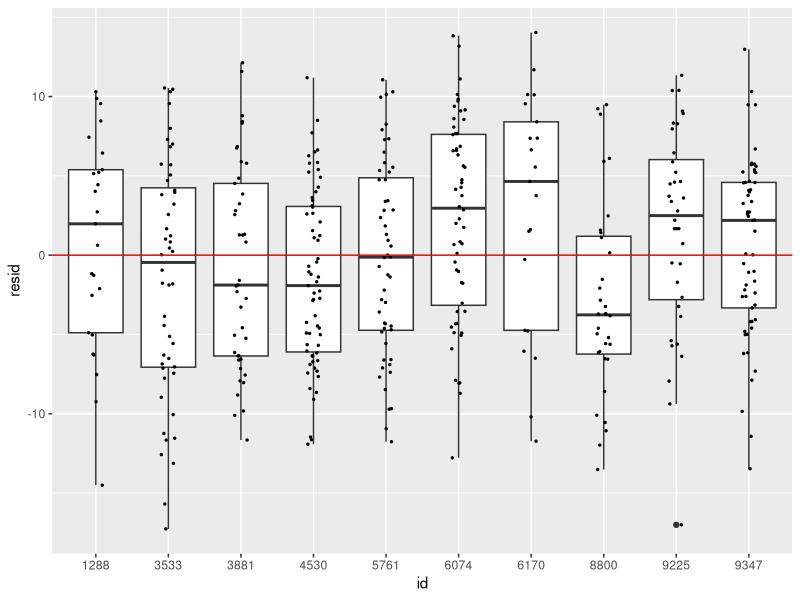
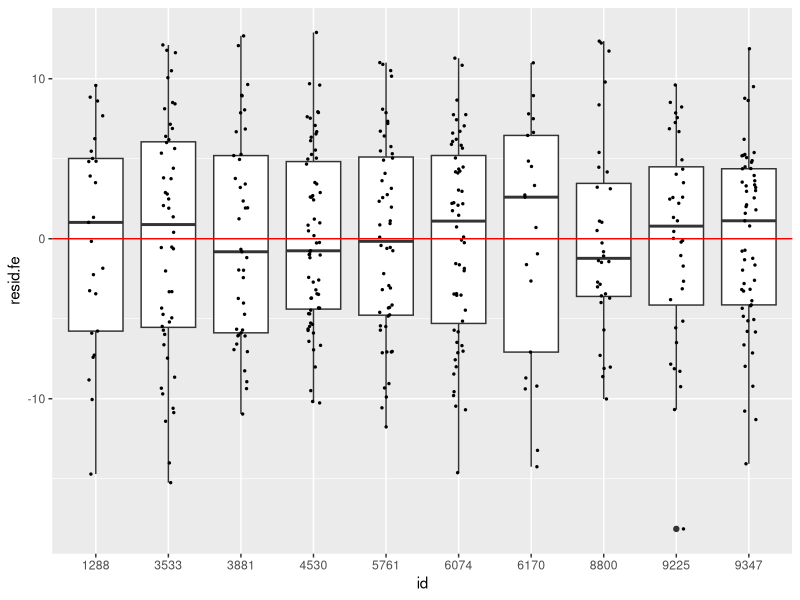
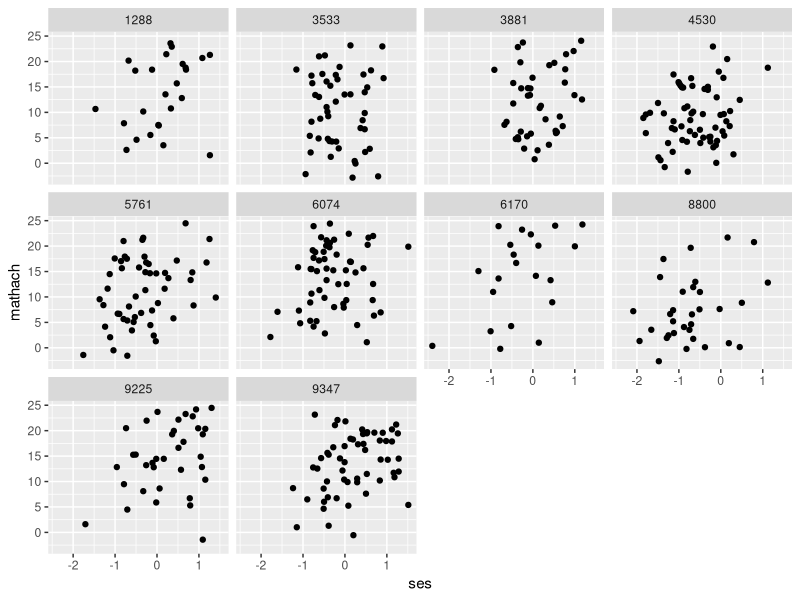
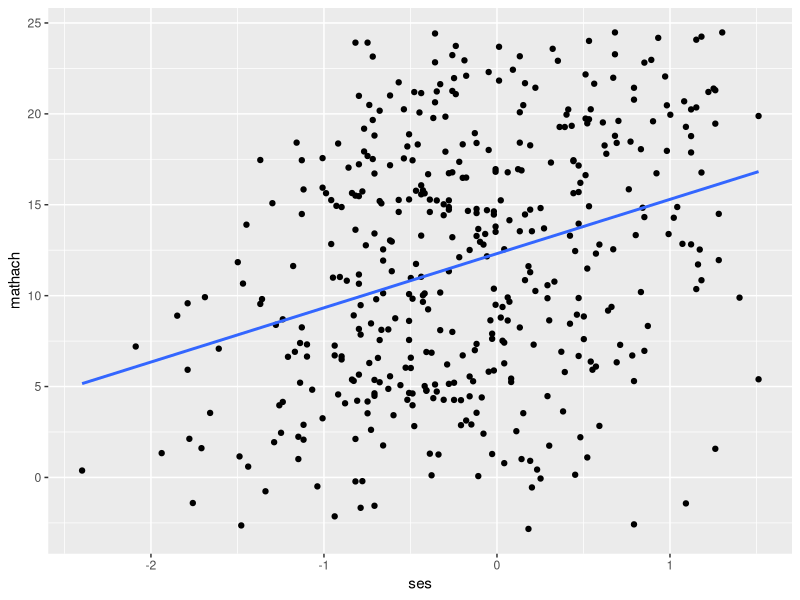
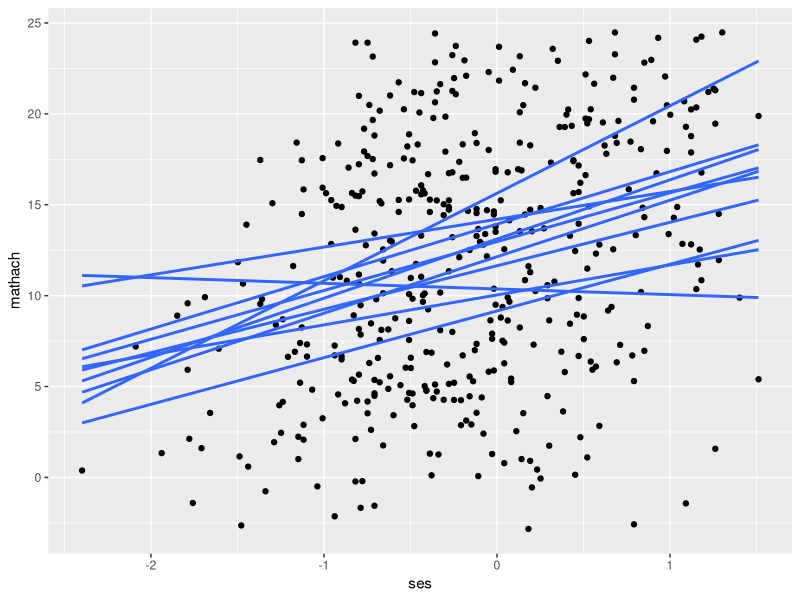
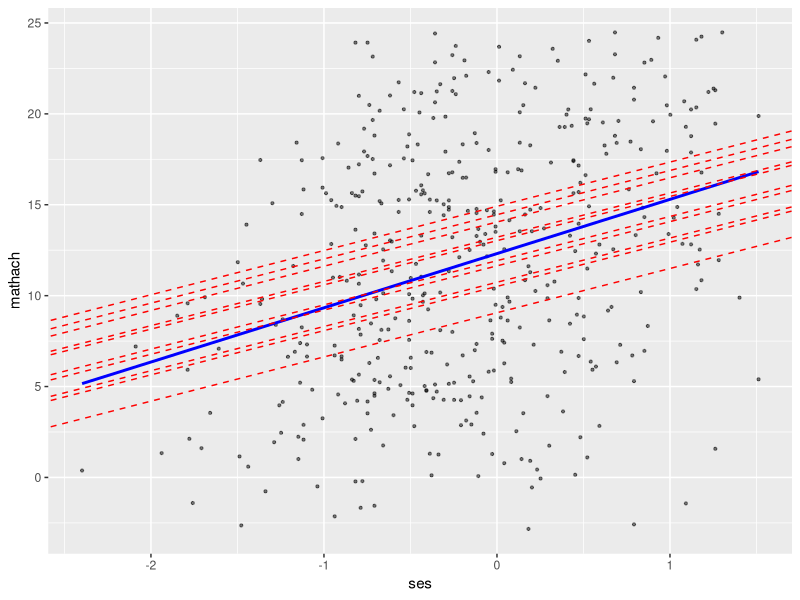
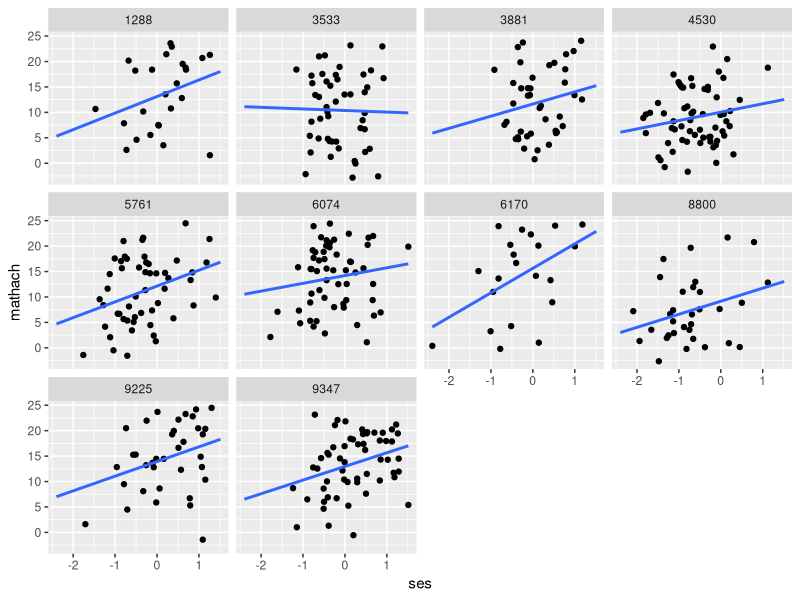

The R source for these figures, in order:
# Looking at an analysis of our toy 10 school dataset.

# Data set: 1982 High School and Beyond Study
#
# This dataset is an example of students nested in schools
#
# For further discussion and illustration, see Chapter 4 of Raudenbush and Bryk

# Note on student-level data variables
# SES: a mix of family education, income, and occupation
# mathach: math achievement
#
# Note on school-level data
# himinty: 40%+ minority
# meanses: mean (average) ses of students in school


# Libraries so we can do stuff
library( foreign )
library( tidyverse )


##
## Loading data and looking at individuals
##

# read student data
dat = read.spss( "hsb1.sav", to.data.frame=TRUE )
str( dat )
head( dat )

nrow( dat )


# This controls the random number generation.
# This makes it so we all have the same 10 schools
set.seed( 12345 )




##
## Subset 10 schools
##

sids = unique( dat$id )
length( sids )

winners = sample( sids, 10 )
winners

nrow( dat )
dat.ten = filter( dat, id %in% winners )
nrow( dat.ten )

table( dat.ten$id )


# We have kept all the other school id as levels of our factor.  We don't want that
# so we clean our dataframe with droplevels to make our factors only have the levels
# that are in the remaining data.
dat.ten = droplevels( dat.ten )
table( dat.ten$id )


# What does our data look like?
head( dat.ten )
tail( dat.ten, 3 )


##
## Running a model on just the students (ignoring schools)
##

M0 = lm( mathach ~ 1 + ses, data=dat.ten )


# Residual plot
dat.ten$resid = resid( M0 )
ggplot( dat.ten, aes( x=id, y=resid ) ) +
  geom_boxplot() +
  geom_jitter( width=0.1, size=0.5) +
  geom_hline( yintercept = 0, col="red" )

M.resid = lm( resid ~ id, data=dat.ten )
summary( M.resid )
# This shows us our residuals are clustered by school--i.e., some schools have
# lots of positive residuals and some lots of negative.  This violates our
# assumption of ignoring the school.





##
## Fixed effect model
##

# Running some regressions with "fixed effects" for school
M1 = lm( mathach ~ ses + id, data=dat.ten, x=TRUE )
summary( M1 )
coef( M1 )


# Grab row 1, 51, 101, 151, and 201 from our matrix
# The "," separates row and column indices
# Nothing after the "," means take all columns
M1$x[ c(1, 51, 101, 151, 201 ), ]


dat.ten$resid.fe = resid( M1 )
ggplot( dat.ten, aes( x=id, y=resid.fe ) ) +
  geom_boxplot() +
  geom_jitter( width=0.1, size=0.5) +
  geom_hline( yintercept = 0, col="red" )

M.resid = lm( resid.fe ~ id, data=dat.ten )
summary( M.resid )




## 
## Other fixed effect models
##


# The "- 1" means NO INTERCEPT, so each school gets its own coefficient
# which is the mean
M2 = lm( mathach ~ id - 1, data=dat.ten )
summary( M2 )
coef( M2 )


# We can also have ses and no intercept
M3 = lm( mathach ~ ses + id - 1, data=dat.ten, x=TRUE )
summary( M3 )
coef( M3 )


# What is our "design matrix" or "model matrix" (R automatically makes dummy
# variables when we give it a factor like 'id'
head( M3$x )



# A model with interaction terms
M4 = lm( mathach ~ ses * id - 1, data=dat.ten, x=TRUE )
summary( M4 )
coef( M4 )


# Look at all the stuff R did for us!
head( M4$x )



## Making a plot looking at individual school regression lines
## and an overall regression line
## (school is a "fixed effect")

# Our data
ggplot( dat.ten, aes( ses, mathach ) ) +
  facet_wrap( ~ id ) +
  geom_point()

# with a best fit line
ggplot( dat.ten, aes( ses, mathach ) ) +
  geom_point() +
  geom_smooth( method="lm", se=FALSE )

ggplot( dat.ten, aes( ses, mathach, group=id ) ) +
  geom_point() +
  geom_smooth( method="lm", se=FALSE, fullrange=TRUE )



# No intercept, fixed effects
M1 = lm( mathach ~ 0 + ses + id, data=dat.ten )
coef( M1 )


# make a table of our best fit lines

lines = data.frame( inter = coef(M1)[2:11],
                    slope = coef(M1)[[1]] )

# plot our data and our 10 best fit lines on top of it
# (also add our overall line ignoring school in blue)
ggplot( dat.ten, aes( ses, mathach ) ) +
  geom_point( size=0.75, alpha=0.5 ) +
  geom_smooth( method="lm", se=FALSE, col="blue" ) +
  geom_abline( data=lines, aes( slope=slope, 
                                intercept=inter ), 
               col="red", lty=2 )




# A best fit line for each group fit separately (using geom_smooth())
ggplot( dat.ten, aes( ses, mathach, group=id ) ) +
  facet_wrap( ~ id ) +
  geom_point() +
  geom_smooth( method="lm", se=FALSE, fullrange=TRUE ) 






